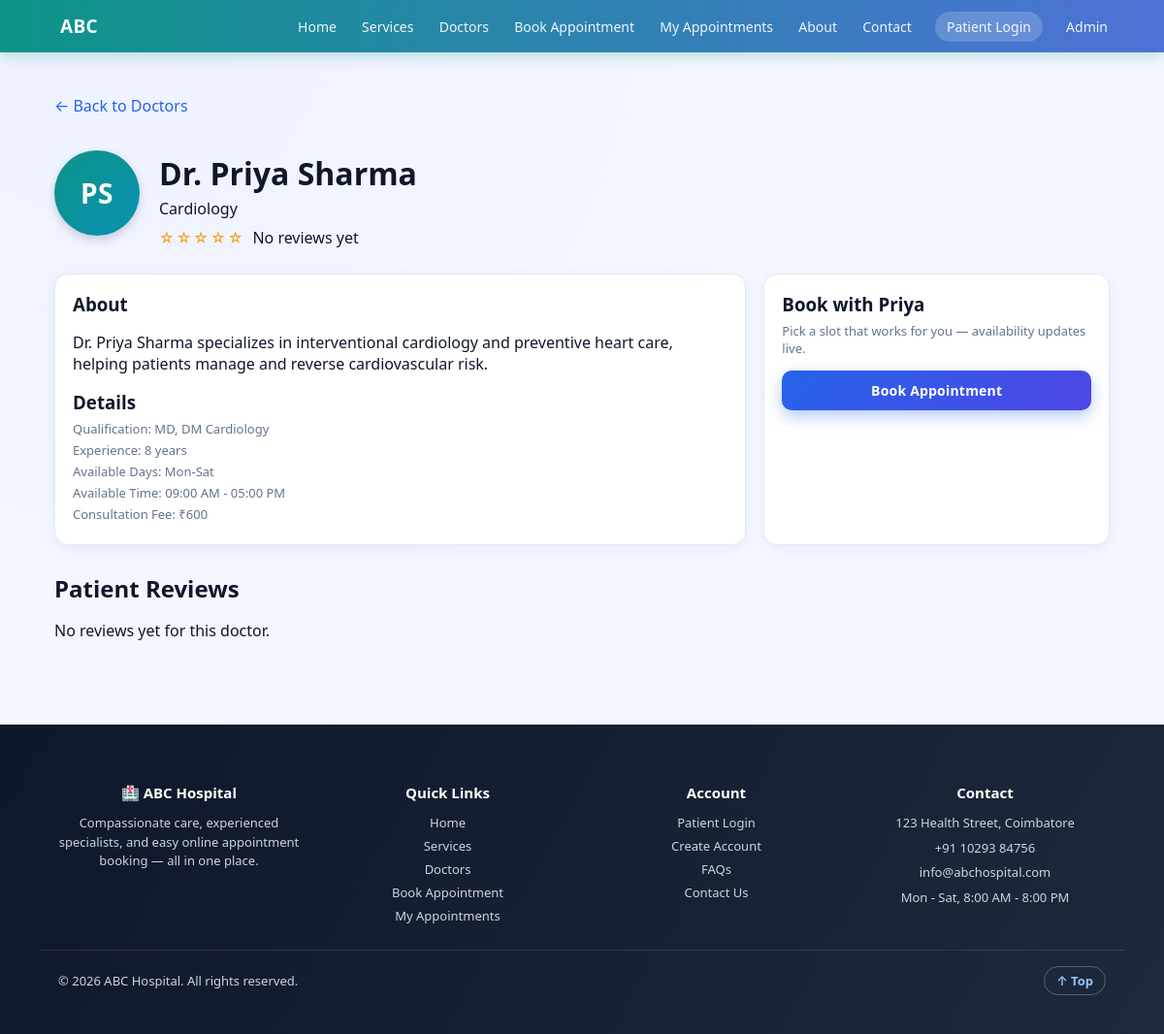
The page /doctor.php?id=1 on the database its author committed.
### tables this page shows
CREATE TABLE doctors (
    doctor_id INTEGER PRIMARY KEY AUTOINCREMENT,
    name TEXT NOT NULL,
    department TEXT NOT NULL,
    qualification TEXT,
    experience INTEGER,
    phone TEXT,
    email TEXT,
    available_days TEXT,
    available_time TEXT
, bio TEXT, fee INTEGER);

### includes/functions.php (called while the page is built, shortened)
<?php
function doctorAvatarInitials(string $name): string
{
    $clean = trim(str_ireplace('Dr.', '', $name));
    $parts = preg_split('/\s+/', $clean);
    $initials = '';
    foreach ($parts as $p) {
        if ($p !== '') { $initials .= strtoupper($p[0]); }
        if (strlen($initials) >= 2) break;
    }
    return $initials !== '' ? $initials : 'DR';
}
function doctorAvatarColor(int $doctorId): string
{
    $palette = [
        'linear-gradient(135deg,#2563EB,#4F46E5)',
        'linear-gradient(135deg,#0D9488,#0891B2)',
        'linear-gradient(135deg,#7C3AED,#C026D3)',
        'linear-gradient(135deg,#DB2777,#F97316)',
        'linear-gradient(135deg,#059669,#10B981)',
        'linear-gradient(135deg,#EA580C,#DC2626)',
    ];
    return $palette[$doctorId % count($palette)];
}
function ratingStars(float $avg): string
{
    $full = (int)round($avg);
    $out = '';
    for ($i = 1; $i <= 5; $i++) {
        $out .= $i <= $full ? '★' : '☆';
    }
    return $out;
}
function doctorRating(PDO $pdo, int $doctorId): array
{
    $stmt = $pdo->prepare("SELECT COUNT(*) AS c, AVG(rating) AS a FROM reviews WHERE doctor_id = ? AND status = 'Approved'");
    $stmt->execute([$doctorId]);
    $row = $stmt->fetch(PDO::FETCH_ASSOC);
    $count = (int)($row['c'] ?? 0);
    $avg = $count > 0 ? round((float)$row['a'], 1) : 0.0;
    return ['count' => $count, 'avg' => $avg];
}

### doctor.php (the view, shortened to what this page needs)
<?php
require __DIR__ . '/database/connect.php';
$id = (int)($_GET['id'] ?? 0);
$stmt = $pdo->prepare('SELECT * FROM doctors WHERE doctor_id = ?');
$stmt->execute([$id]);
$doc = $stmt->fetch(PDO::FETCH_ASSOC);
$rating = doctorRating($pdo, $id);
$rstmt = $pdo->prepare("SELECT * FROM reviews WHERE doctor_id = ? AND status = 'Approved' ORDER BY created_at DESC LIMIT 20");
$rstmt->execute([$id]);
$reviews = $rstmt->fetchAll(PDO::FETCH_ASSOC);
require __DIR__ . '/includes/header.php';
?>
<p class="meta"><a href="doctors.php">&larr; Back to Doctors</a></p>
<div class="doctor-profile">
    <div class="doc-avatar doc-avatar-lg" style="background:<?php echo doctorAvatarColor($id); ?>"><?php echo doctorAvatarInitials($doc['name']); ?></div>
    <div>
        <h1 style="margin-bottom:4px;"><?php echo htmlspecialchars($doc['name']); ?></h1>
        <div class="dept"><?php echo htmlspecialchars($doc['department']); ?></div>
        <div class="doc-rating" style="margin-top:8px;">
            <span class="stars"><?php echo ratingStars($rating['avg']); ?></span>
            <?php if ($rating['count'] > 0): ?>
                <span class="meta"><?php echo $rating['avg']; ?> out of 5 (<?php echo $rating['count']; ?> review<?php echo $rating['count'] === 1 ? '' : 's'; ?>)</span>
            <?php else: ?>
                <span class="meta">No reviews yet</span>
            <?php endif; ?>
        </div>
    </div>
</div>
<div class="grid" style="grid-template-columns:2fr 1fr;margin-top:20px;">
    <div class="card">
        <h3>About</h3>
        <p><?php echo nl2br(htmlspecialchars($doc['bio'])); ?></p>
        <h3 style="margin-top:16px;">Details</h3>
        <p class="meta">Qualification: <?php echo htmlspecialchars($doc['qualification']); ?></p>
        <p class="meta">Experience: <?php echo (int)$doc['experience']; ?> years</p>
        <p class="meta">Available Days: <?php echo htmlspecialchars($doc['available_days']); ?></p>
        <p class="meta">Available Time: <?php echo htmlspecialchars($doc['available_time']); ?></p>
        <p class="meta">Consultation Fee: ₹<?php echo (int)$doc['fee']; ?></p>
    </div>
    <div class="card">
        <h3>Book with <?php echo htmlspecialchars(explode(' ', $doc['name'])[1] ?? $doc['name']); ?></h3>
        <p class="meta">Pick a slot that works for you — availability updates live.</p>
        <a class="btn btn-primary" href="appointment.php?doctor_id=<?php echo $id; ?>" style="width:100%;text-align:center;">Book Appointment</a>
    </div>
</div>
<h2 class="section-title" style="margin-top:28px;">Patient Reviews</h2>
<?php if (empty($reviews)): ?>
    <p class="meta">No reviews yet for this doctor.</p>
<?php endif; ?>
<?php require __DIR__ . '/includes/footer.php'; ?>

### includes/header.php (shortened to what this page needs)
<?php
$base = isset($inSubfolder) && $inSubfolder ? '..' : '.';
$patientName = $_SESSION['patient_name'] ?? null;
?>
<!DOCTYPE html>
<html lang="en">
<head>
<link rel="stylesheet" href="<?php echo $base; ?>/css/style.css">
</head>
<body>
<header class="navbar" id="siteNavbar">
    <div class="nav-inner">
        <a class="logo" href="<?php echo $base; ?>/index.php">
            <span class="logo-text">ABC <span>Hospital</span></span>
        </a>
        <nav id="siteNav">
            <a href="<?php echo $base; ?>/index.php">Home</a>
            <a href="<?php echo $base; ?>/services.php">Services</a>
            <a href="<?php echo $base; ?>/doctors.php">Doctors</a>
            <a href="<?php echo $base; ?>/appointment.php">Book Appointment</a>
            <a href="<?php echo $base; ?>/patient/dashboard.php">My Appointments</a>
            <a href="<?php echo $base; ?>/about.php">About</a>
            <a href="<?php echo $base; ?>/contact.php">Contact</a>
            <?php if ($patientName): ?>
                <a href="<?php echo $base; ?>/patient/dashboard.php" class="nav-admin">Hi, <?php echo htmlspecialchars(explode(' ', $patientName)[0]); ?></a>
                <a href="<?php echo $base; ?>/patient/logout.php">Logout</a>
            <?php else: ?>
                <a href="<?php echo $base; ?>/patient/login.php" class="nav-admin">Patient Login</a>
            <?php endif; ?>
            <a href="<?php echo $base; ?>/admin/login.php">Admin</a>
        </nav>
    </div>
</header>
<main class="container">

### includes/footer.php (shortened to what this page needs)
</main>
<footer class="site-footer">
    <div class="footer-inner">
        <div class="footer-col">
            <h4>🏥 ABC Hospital</h4>
            <p>Compassionate care, experienced specialists, and easy online appointment booking — all in one place.</p>
        </div>
        <div class="footer-col">
            <h4>Quick Links</h4>
            <a href="<?php echo $base; ?>/index.php">Home</a>
            <a href="<?php echo $base; ?>/services.php">Services</a>
            <a href="<?php echo $base; ?>/doctors.php">Doctors</a>
            <a href="<?php echo $base; ?>/appointment.php">Book Appointment</a>
            <a href="<?php echo $base; ?>/patient/dashboard.php">My Appointments</a>
        </div>
        <div class="footer-col">
            <h4>Account</h4>
            <a href="<?php echo $base; ?>/patient/login.php">Patient Login</a>
            <a href="<?php echo $base; ?>/patient/register.php">Create Account</a>
            <a href="<?php echo $base; ?>/about.php#faq">FAQs</a>
            <a href="<?php echo $base; ?>/contact.php">Contact Us</a>
        </div>
        <div class="footer-col">
            <h4>Contact</h4>
            <p>123 Health Street, Coimbatore</p>
            <p>+91 10293 84756</p>
            <p>info@abchospital.com</p>
            <p>Mon - Sat, 8:00 AM - 8:00 PM</p>
        </div>
    </div>
    <div class="footer-bottom">
        <p>&copy; <?php echo date('Y'); ?> ABC Hospital. All rights reserved.</p>
        <a href="#" class="back-to-top" id="backToTop">↑ Top</a>
    </div>
</footer>
</body>
</html>

### css/style.css (style rules this page uses)
:root { --blue:#2563EB; --blue2:#3B82F6; --blue-dark:#1E3A8A; --green:#10B981; --green2:#059669; --red:#EF4444; --bg:#F4F7FE; --card:#FFFFFF; --border:#E2E8F0; --text:#0F172A; --muted:#64748B; --shadow:0 4px 14px rgba(37,99,235,0.08); --shadow-lg:0 12px 32px rgba(15,23,42,0.12); --radius:14px; }
* { box-sizing:border-box; }
html { scroll-behavior:smooth; }
body { margin:0;font-family:'Segoe UI',-apple-system,Roboto,Arial,sans-serif; background:radial-gradient(circle at 10% 0%, #EEF2FF 0%, var(--bg) 45%); color:var(--text);animation:pageFade .5s ease both; }
a { color:var(--blue);text-decoration:none;transition:color .2s ease; }
.container { max-width:1120px;margin:0 auto;padding:28px 16px 70px;min-height:70vh; }
.navbar { background:linear-gradient(270deg, #0D9488, #0891B2, #6366F1, #0D9488); background-size:400% 400%; animation:auroraShift 14s ease infinite; color:#fff;position:sticky;top:0;z-index:20; box-shadow:0 2px 16px rgba(13,148,136,0.3); backdrop-filter:saturate(160%) blur(6px); transition:box-shadow .3s ease; }
.nav-inner { max-width:1120px;margin:0 auto;display:flex;justify-content:space-between;align-items:center;padding:14px 16px;flex-wrap:wrap; }
.logo { color:#fff;font-weight:800;font-size:19px;letter-spacing:.3px;display:inline-flex;align-items:center;gap:6px;transition:transform .25s ease; }
.navbar nav a { color:rgba(255,255,255,0.92);margin-left:18px;font-size:14px;font-weight:500;position:relative;padding:4px 2px; }
.navbar nav a::after { content:'';position:absolute;left:0;bottom:-3px;width:0;height:2px;background:#fff;border-radius:2px; transition:width .25s ease; }
.btn { display:inline-block;padding:11px 20px;border-radius:10px;border:none;cursor:pointer; font-size:14px;font-weight:700;letter-spacing:.2px;position:relative;overflow:hidden; transition:transform .18s ease, box-shadow .18s ease, filter .18s ease; }
.btn-primary { background:linear-gradient(135deg,var(--blue),#4F46E5);color:#fff;box-shadow:0 6px 16px rgba(37,99,235,0.35); }
.grid { display:grid;gap:18px;grid-template-columns:repeat(auto-fit,minmax(240px,1fr)); }
.card { background:var(--card);border:1px solid var(--border);border-radius:var(--radius);padding:18px; box-shadow:var(--shadow);transition:transform .28s ease, box-shadow .28s ease, border-color .28s ease; opacity:0;transform:translateY(16px); }
.card.in-view { animation:cardIn .5s ease forwards; }
.card h3 { margin:0 0 6px; }
.card .meta { color:var(--muted);font-size:13px;margin:4px 0; }
.card .btn { margin-top:10px; }
.site-footer { background:linear-gradient(120deg,#0F172A,#1E293B);color:#CBD5E1;text-align:center;padding:24px;font-size:13px; }
.site-footer p { margin:4px 0; }
.logo-text { background:linear-gradient(90deg,#fff,#99F6E4,#fff);background-size:200% auto; -webkit-background-clip:text;background-clip:text;color:transparent; animation:shine 4s linear infinite; }
.logo-text span { font-weight:400;opacity:.9; }
.nav-admin { background:rgba(255,255,255,0.18);padding:6px 12px !important;border-radius:20px; margin-left:18px;transition:background .2s ease; }
.footer-inner { max-width:1120px;margin:0 auto;display:grid;gap:28px; grid-template-columns:repeat(auto-fit,minmax(200px,1fr));padding:36px 20px 20px; }
.footer-col h4 { color:#fff;margin:0 0 12px;font-size:15px; }
.footer-col p { margin:6px 0;font-size:13px;line-height:1.5; }
.footer-col a { display:block;color:#CBD5E1;font-size:13px;margin:6px 0;transition:color .2s ease, transform .2s ease; }
.footer-bottom { border-top:1px solid rgba(255,255,255,0.1);max-width:1120px;margin:0 auto;padding:16px 20px; display:flex;justify-content:space-between;align-items:center;flex-wrap:wrap;gap:10px; }
.back-to-top { color:#93C5FD;font-weight:600;font-size:13px;border:1px solid rgba(147,197,253,0.4); padding:5px 12px;border-radius:20px;transition:background .2s ease, color .2s ease; }
.section-title { margin:8px 0 14px; }
.doc-avatar { width:54px;height:54px;border-radius:50%;display:flex;align-items:center;justify-content:center; color:#fff;font-weight:800;font-size:18px;letter-spacing:.5px;flex-shrink:0;box-shadow:0 4px 10px rgba(15,23,42,0.18); margin-bottom:10px; }
.doc-avatar-lg { width:88px;height:88px;font-size:28px;margin-bottom:0; }
.doctor-profile { display:flex;align-items:center;gap:20px;flex-wrap:wrap; }
.doc-rating { margin:6px 0;display:flex;align-items:center;gap:8px;flex-wrap:wrap; }
.stars { color:#F59E0B;letter-spacing:2px;font-size:15px; }

### rows shown on the page
doctors: name "PS", name "Dr. Priya Sharma", department "Cardiology", bio "Dr. Priya Sharma specializes in interventional cardiology and preventive heart care, helping patients manage and reverse cardiovascular risk.", qualification "MD, DM Cardiology", experience "8", available_days "Mon-Sat", available_time "09:00 AM - 05:00 PM", fee "600", name "Priya"

### other values the page prints
ratingStars($rating['avg']) "☆☆☆☆☆"
